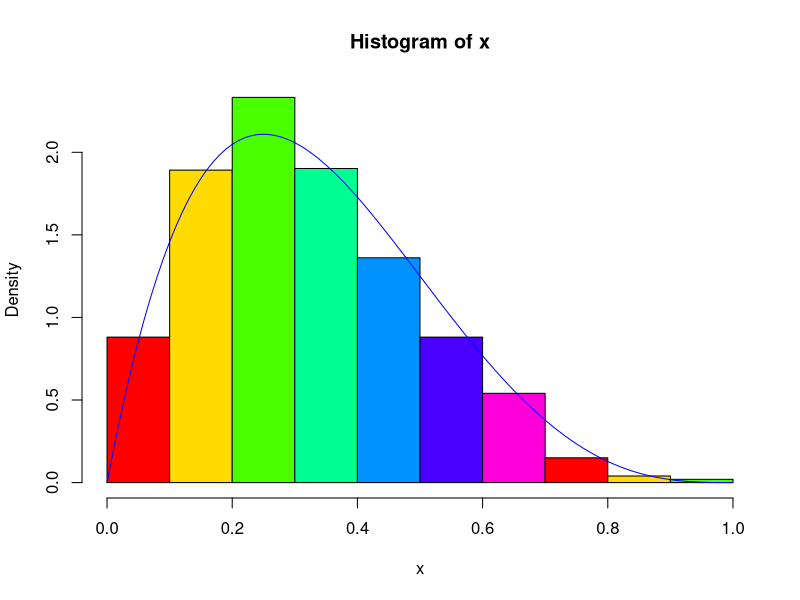
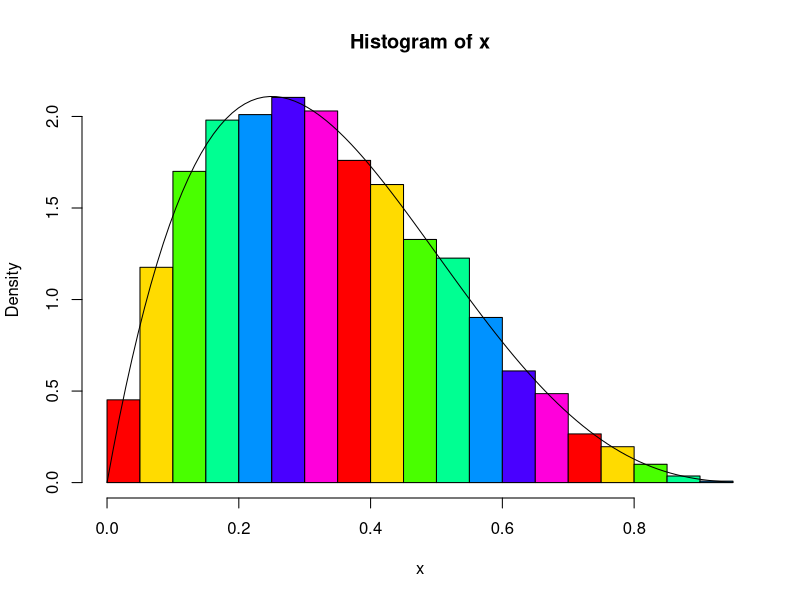
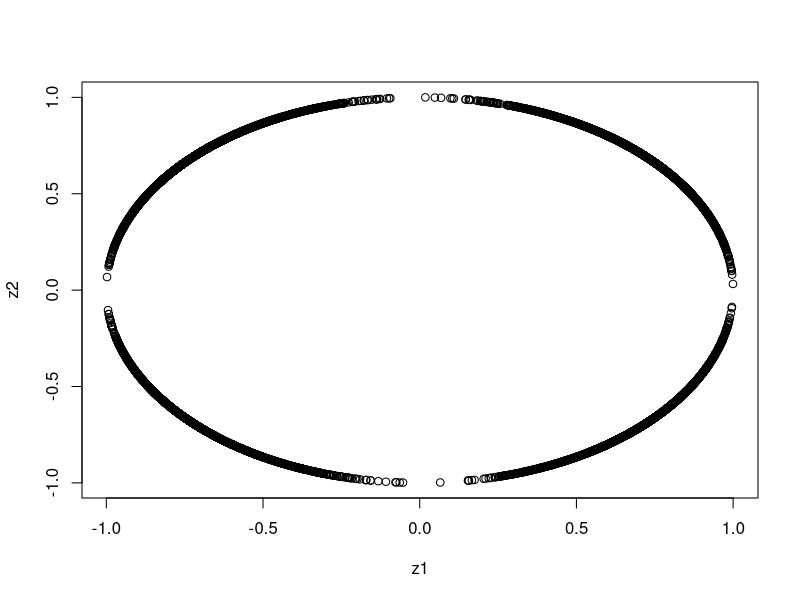

These charts were generated, in order, by the following R code: (Note: this script raises an error after producing the figures.)
# Семинар 6 статистик загварчлал
#case1
n= 1000; 
alpha = 2
betta = 4 
i = 0 ; 
x = c()
while(i < n)
{
  u = runif(2)
  y1 = 1 - (u[1])^(1/betta)
  y2 = (u[2])^(1/(alpha - 1))
  if(y2 < y1)
  {
    x[i] = y1
    i = i+1
  }
}
hist(x, freq = FALSE, col = rainbow(7))
curve(dbeta(x, 2, 4), add = TRUE, col = "BLUE")

# case2 
n = 10000
alpha = 2
betta = 4
x = c()
i=0;
while(i < n){
  u = runif(2)
  y1 = (u[1])^(1/alpha)
  y2 = (u[2])^(1/(betta - 1))
  if(y2 <1-y1)
  {
    x[i] = y1;
    i = i+1
  }
}
hist(x, freq = FALSE, col = rainbow(7))
curve(dbeta(x, 2, 4), add = TRUE)


# Тойрог дээр жигд тархалттай тооонууд
n = 10000
z1 = c()
z2 =c()
x = c()
i = 0
while(i<n){
u = runif(2)
x[1] = -1+2*u[1]
x[2] = -1+2*u[2]
Y = (x[1])^2+(x[2])^2
if(1<Y){
y = sqrt(Y)
z1[i]=x[1]/y;
z2[i]=x[2]/y;
i=i+1
}
}
plot(z1, z2)


(1/(1000*2(999)))*((pi)^(500)/gamma(500))



